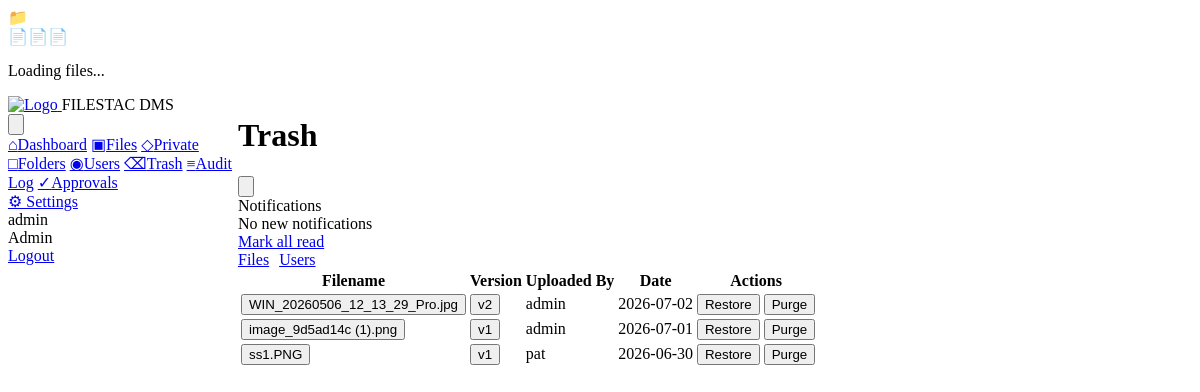
Page /pages/trash.php (signed in) on the committed database.
### tables this page shows
CREATE TABLE `documents` (
  `id` int(11) NOT NULL,
  `folder_id` int(11) DEFAULT NULL,
  `filename` varchar(255) NOT NULL,
  `storage_path` varchar(255) NOT NULL,
  `version` int(11) NOT NULL DEFAULT 1,
  `size` int(11) NOT NULL DEFAULT 0,
  `uploaded_by` int(11) NOT NULL,
  `is_locked` tinyint(1) NOT NULL DEFAULT 0,
  `locked_by` int(11) DEFAULT NULL,
  `is_deleted` tinyint(1) NOT NULL DEFAULT 0,
  `created_at` datetime NOT NULL DEFAULT current_timestamp(),
  `is_trashed` tinyint(1) DEFAULT 0,
  `deleted_at` datetime DEFAULT NULL
);

CREATE TABLE `users` (
  `id` int(11) NOT NULL,
  `username` varchar(80) NOT NULL,
  `email` varchar(150) NOT NULL,
  `password_hash` varchar(255) NOT NULL,
  `role` enum('admin','contributor','casual') NOT NULL DEFAULT 'casual',
  `status` enum('active','frozen') NOT NULL DEFAULT 'active',
  `created_at` datetime NOT NULL DEFAULT current_timestamp(),
  `phone` varchar(30) DEFAULT NULL,
  `theme` varchar(20) DEFAULT 'light',
  `admin_id` int(11) DEFAULT NULL,
  `is_deleted` tinyint(1) DEFAULT 0
);

### config/config.php (called while the page is built, shortened)
<?php
function app_url(string $path = ''): string {
    return BASE_URL . ltrim($path, '/');
}
function page_url(string $path = ''): string {
    return app_url('pages/' . ltrim($path, '/'));
}

### pages/trash.php (the view, shortened to what this page needs)
<?php
$db   = get_db();
$tab = $_GET['tab'] ?? 'documents';
$offset = max(0, (int)($_GET['offset'] ?? 0));
$limit = ROWS_PER_PAGE;
if ($tab === 'users') {
    $db->query("ALTER TABLE users ADD COLUMN IF NOT EXISTS is_deleted TINYINT(1) DEFAULT 0");
    $countStmt = $db->query('SELECT COUNT(*) FROM users WHERE is_deleted=1');
    $total = (int)$countStmt->fetch_row()[0];
    $stmt = $db->prepare('SELECT * FROM users WHERE is_deleted=1 ORDER BY created_at DESC LIMIT ? OFFSET ?');
    $stmt->bind_param('ii', $limit, $offset);
    $stmt->execute();
    $items = $stmt->get_result()->fetch_all(MYSQLI_ASSOC);
} else {
    $stmt = $db->prepare('SELECT d.*, u.username AS uploader_name FROM documents d LEFT JOIN users u ON u.id=d.uploaded_by WHERE d.is_deleted=1 ORDER BY d.created_at DESC LIMIT ? OFFSET ?');
    $stmt->bind_param('ii', $limit, $offset);
    $stmt->execute();
    $items = $stmt->get_result()->fetch_all(MYSQLI_ASSOC);
}
include __DIR__ . '/../partials/header.php';
?>
<div class="page-header">
  <div style="display:flex;gap:10px">
    <a href="<?= page_url('trash.php?tab=documents') ?>" class="btn <?= $tab === 'documents' ? 'btn-primary' : 'btn-outline' ?> btn-sm">Files</a>
    <a href="<?= page_url('trash.php?tab=users') ?>" class="btn <?= $tab === 'users' ? 'btn-primary' : 'btn-outline' ?> btn-sm">Users</a>
  </div>
</div>
<table class="data-table">
  <thead>
    <?php if ($tab === 'users'): ?>
      <tr><th>Username</th><th>Email</th><th>Role</th><th>Actions</th></tr>
    <?php else: ?>
      <tr><th>Filename</th><th>Version</th><th>Uploaded By</th><th>Date</th><th>Actions</th></tr>
    <?php endif; ?>
  </thead>
  <tbody>
  <?php if (empty($items)): ?>
    <tr><td colspan="5" class="empty-row">Trash is empty.</td></tr>
  <?php else: ?>
    <?php foreach ($items as $doc): ?>
      <tr>
        <td><button type="button" class="file-name-link" onclick="DMS.openFileDetail(<?= (int)$doc['id'] ?>)"><?= htmlspecialchars($doc['filename']) ?></button></td>
        <td><button type="button" class="version-link" onclick="DMS.openFileDetail(<?= (int)$doc['id'] ?>)">v<?= (int)$doc['version'] ?></button></td>
        <td><?= htmlspecialchars($doc['uploader_name'] ?? '—') ?></td>
        <td><?= htmlspecialchars(substr($doc['created_at'], 0, 10)) ?></td>
        <td>
          <form method="POST" style="display:inline"><input type="hidden" name="action" value="restore_doc"><input type="hidden" name="id" value="<?= $doc['id'] ?>"><button class="btn btn-sm btn-ok">Restore</button></form>
          <button class="btn btn-sm btn-danger" data-confirm="Permanently delete this file?" data-confirm-title="Purge File" data-form="pd-<?= $doc['id'] ?>">Purge</button>
        </td>
      </tr>
    <?php endforeach; ?>
  <?php endif; ?>
  </tbody>
</table>
<?php include __DIR__ . '/../partials/footer.php'; ?>

### rows in the picture
documents: filename "WIN_20260506_12_13_29_Pro.jpg", version "2", uploaded_by.username "admin", created_at "2026-07-02"
documents: filename "image_9d5ad14c (1).png", version "1", uploaded_by.username "admin", created_at "2026-07-01"
documents: filename "ss1.PNG", version "1", uploaded_by.username "pat", created_at "2026-06-30"

### other values in the picture
$brandName "FILESTAC DMS"
$user['username'] "admin"
$role "Admin"
$page_title "Trash"
